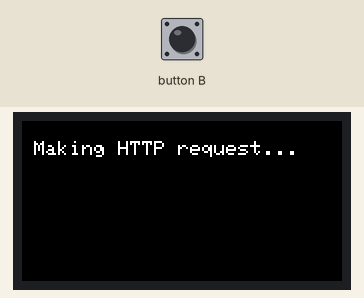
Simulated run of this sketch. Board: ESP32. On the bench: 160×80 colour display. WiFi joins after 1.5 s; servers stay silent unless stated; uploads are accepted with an empty reply; what the sketch prints to the serial monitor is not drawn.

Above: at 1.8 s.
At 2.98 s:
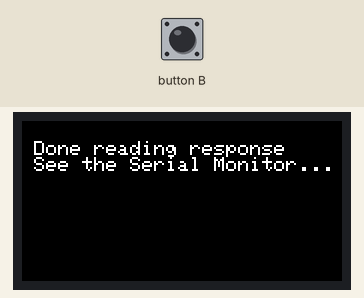

The sketch:

HttpClient.2.ino
```cpp
#include <SPI.h>
#include <WiFi.h>
#include <M5StickC.h>

/*
 * For M5StcikC
 *
 * Just a basic HTTP GET test.
 * Make HTTP requests to wifitest.adafruit.com.
 *
 * Do display the Serial Monitor console when running this one.
 * ------------------
 * RST Button: top right
 *
 * All displays are rotated with M5.Lcd.setRotation(ROT_180);
 * Change that if you're left-handed or right-handed...
 *
 * M5.lcd apis: https://github.com/m5stack/m5-docs/blob/master/docs/en/api/lcd.md
 */

// change values below to fit your settings
const char* SSID        = "Sonic-00e0_EXT";         // your network SSID (name)
const char* PASSWORD    = "67369c7831";             // your network password
const char* SERVER_NAME = "wifitest.adafruit.com";  // For REST requests
const int SERVER_PORT   = 80;

#define ROT_0   1
#define ROT_90  2
#define ROT_180 3
#define ROT_270 4

int status = WL_IDLE_STATUS;

WiFiClient client;

void setup() {
  M5.begin();
  Serial.begin(9600);

  M5.Lcd.setRotation(ROT_180);

  status = WiFi.begin(SSID, PASSWORD);
  // Wait for connection
  while (WiFi.status() != WL_CONNECTED) {
    M5.Lcd.printf(".");
    Serial.print(".");
    delay(500);
  }

  M5.Lcd.fillScreen(BLACK);
  M5.Lcd.setCursor(0, 10);
  M5.Lcd.printf(" HttpClient2 Connected to wifi");
  Serial.println("\nHttpClient2 Connected to wifi");

  pinMode(M5_BUTTON_RST, INPUT);

  M5.Lcd.printf("\n\n HttpClient2 Press Reset Button to make a request.");
  Serial.println("\nHttpClient2 Press Reset Button to make a request.");
}

void makeRequest(String verb, String request) {
  // if you get a connection, report back via serial:
  Serial.println("Connecting...");
  if (client.connect(SERVER_NAME, SERVER_PORT)) {
    Serial.println("Connected!");
    // Make a HTTP/REST reques, cannot be more explicit! :
    String restRequest =
      verb + " " + request + " HTTP/1.1\r\n" +
      "Host: " + SERVER_NAME + ":" + String(SERVER_PORT) + "\r\n" +
      "Connection: close\r\n" +
      "\r\n"; //  + body + "\r\n";
    Serial.println(restRequest);
    client.print(restRequest);
  } else {
    Serial.println("nHttpClient2: Not connected...");
  }

  delay(500);

  boolean inBody = false;
  String content = "";
  while (client.available()) { // Response?
    Serial.println("\tReading response");
    String line = client.readStringUntil('\n');
    if (inBody) {
      content += (line + " ");
    }
    Serial.print("["); Serial.print(line + "]\t("); Serial.print(line.length()); Serial.println(" byte(s))"); // debug
    if (line.length() == 1) {
      inBody = true;
    }
  }
  Serial.println("\tDone reading response");
  // if the server's disconnected, stop the client:
  if (!client.connected()) {
    Serial.println("\tStopping client");
    client.stop();
  }
  Serial.println("\tDone making request");

  M5.Lcd.fillScreen(BLACK);
  M5.Lcd.setCursor(0, 10);
  M5.Lcd.setTextColor(WHITE);
  M5.Lcd.setTextSize(1);
  String mess = " Done reading response\n See the Serial Monitor...";
  if (content.length() > 0) {
    content.trim();
    mess += ("\n\n\"" + content + "\"");
  }
  M5.Lcd.print(mess);
}

void loop() {

  String display;
  // change active lamp
  if (digitalRead(M5_BUTTON_RST) == LOW) {
    Serial.println("RST button LOW");

    display = " Making HTTP request...";

    M5.Lcd.fillScreen(BLACK);
    M5.Lcd.setCursor(0, 10);
    M5.Lcd.setTextColor(WHITE);
    M5.Lcd.setTextSize(1);
    M5.Lcd.print(display);

    makeRequest("GET", "/testwifi/index.html");
    delay(100);
  }

  delay(200);
}
```

Measured:
- what the display in image 0 shows lasts 1.1 s, from 1.7 s to 2.8 s
